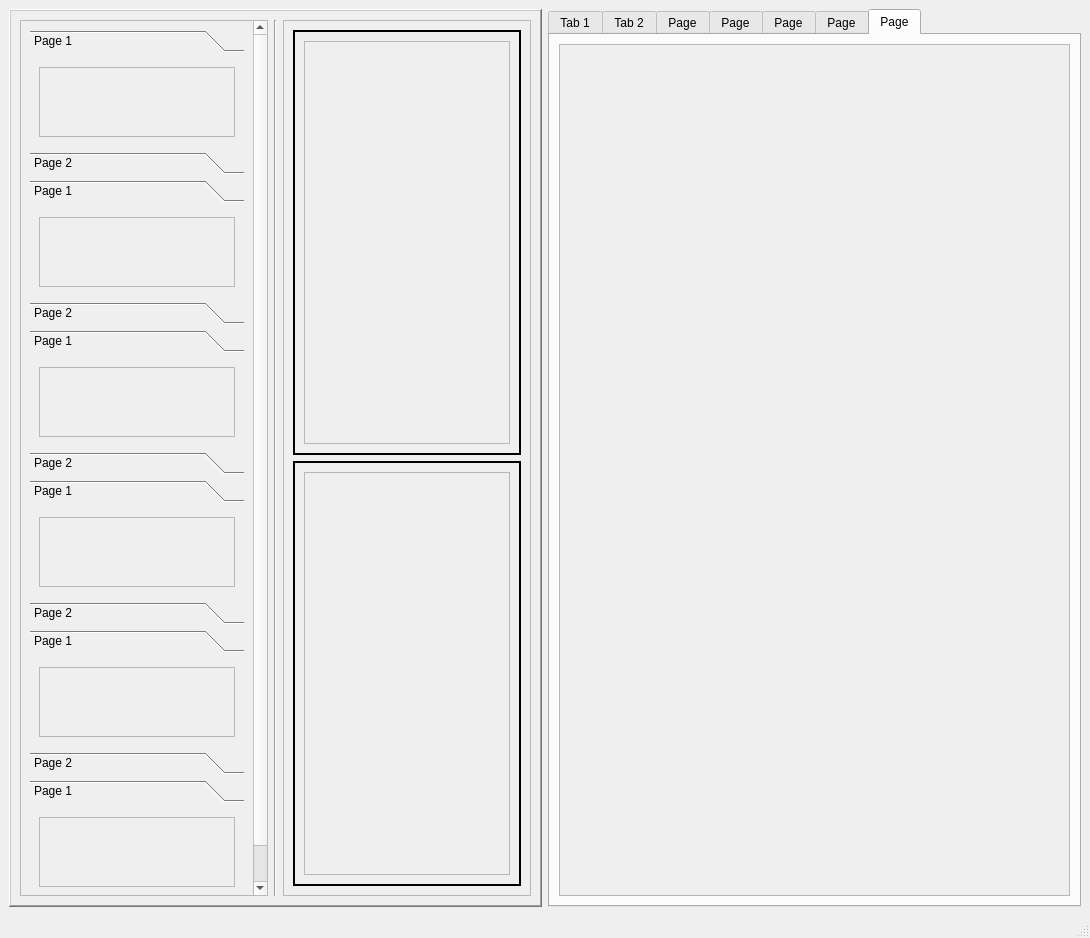
<?xml version="1.0" encoding="UTF-8"?>
<ui version="4.0">
 <class>MainWindow</class>
 <widget class="QMainWindow" name="MainWindow">
  <property name="geometry">
   <rect>
    <x>0</x>
    <y>0</y>
    <width>1090</width>
    <height>938</height>
   </rect>
  </property>
  <property name="windowTitle">
   <string>MainWindow</string>
  </property>
  <property name="styleSheet">
   <string notr="true"/>
  </property>
  <widget class="QWidget" name="centralwidget">
   <layout class="QHBoxLayout" name="horizontalLayout_2">
    <item>
     <widget class="QFrame" name="frame">
      <property name="styleSheet">
       <string notr="true"/>
      </property>
      <property name="frameShape">
       <enum>QFrame::WinPanel</enum>
      </property>
      <property name="frameShadow">
       <enum>QFrame::Raised</enum>
      </property>
      <layout class="QHBoxLayout" name="horizontalLayout">
       <item>
        <widget class="QScrollArea" name="scrollArea_2">
         <property name="widgetResizable">
          <bool>true</bool>
         </property>
         <widget class="QWidget" name="scrollAreaWidgetContents_2">
          <property name="geometry">
           <rect>
            <x>0</x>
            <y>0</y>
            <width>234</width>
            <height>1100</height>
           </rect>
          </property>
          <layout class="QVBoxLayout" name="verticalLayout">
           <item>
            <widget class="QToolBox" name="toolBox">
             <property name="sizePolicy">
              <sizepolicy hsizetype="Preferred" vsizetype="Fixed">
               <horstretch>0</horstretch>
               <verstretch>0</verstretch>
              </sizepolicy>
             </property>
             <property name="currentIndex">
              <number>0</number>
             </property>
             <widget class="QWidget" name="page_3">
              <property name="geometry">
               <rect>
                <x>0</x>
                <y>0</y>
                <width>210</width>
                <height>103</height>
               </rect>
              </property>
              <attribute name="label">
               <string>Page 1</string>
              </attribute>
              <layout class="QHBoxLayout" name="horizontalLayout_4">
               <item>
                <widget class="QScrollArea" name="scrollArea_3">
                 <property name="sizePolicy">
                  <sizepolicy hsizetype="Expanding" vsizetype="Fixed">
                   <horstretch>0</horstretch>
                   <verstretch>0</verstretch>
                  </sizepolicy>
                 </property>
                 <property name="widgetResizable">
                  <bool>true</bool>
                 </property>
                 <widget class="QWidget" name="scrollAreaWidgetContents_5">
                  <property name="geometry">
                   <rect>
                    <x>0</x>
                    <y>0</y>
                    <width>184</width>
                    <height>77</height>
                   </rect>
                  </property>
                 </widget>
                </widget>
               </item>
              </layout>
             </widget>
             <widget class="QWidget" name="page_6">
              <property name="geometry">
               <rect>
                <x>0</x>
                <y>0</y>
                <width>210</width>
                <height>103</height>
               </rect>
              </property>
              <attribute name="label">
               <string>Page 2</string>
              </attribute>
              <layout class="QHBoxLayout" name="horizontalLayout_5">
               <item>
                <widget class="QScrollArea" name="scrollArea_4">
                 <property name="widgetResizable">
                  <bool>true</bool>
                 </property>
                 <widget class="QWidget" name="scrollAreaWidgetContents_6">
                  <property name="geometry">
                   <rect>
                    <x>0</x>
                    <y>0</y>
                    <width>184</width>
                    <height>77</height>
                   </rect>
                  </property>
                 </widget>
                </widget>
               </item>
              </layout>
             </widget>
            </widget>
           </item>
           <item>
            <widget class="QToolBox" name="toolBox_2">
             <property name="sizePolicy">
              <sizepolicy hsizetype="Preferred" vsizetype="Fixed">
               <horstretch>0</horstretch>
               <verstretch>0</verstretch>
              </sizepolicy>
             </property>
             <property name="currentIndex">
              <number>0</number>
             </property>
             <widget class="QWidget" name="page_7">
              <property name="geometry">
               <rect>
                <x>0</x>
                <y>0</y>
                <width>210</width>
                <height>103</height>
               </rect>
              </property>
              <attribute name="label">
               <string>Page 1</string>
              </attribute>
              <layout class="QHBoxLayout" name="horizontalLayout_6">
               <item>
                <widget class="QScrollArea" name="scrollArea_5">
                 <property name="widgetResizable">
                  <bool>true</bool>
                 </property>
                 <widget class="QWidget" name="scrollAreaWidgetContents_7">
                  <property name="geometry">
                   <rect>
                    <x>0</x>
                    <y>0</y>
                    <width>184</width>
                    <height>77</height>
                   </rect>
                  </property>
                 </widget>
                </widget>
               </item>
              </layout>
             </widget>
             <widget class="QWidget" name="page_8">
              <property name="geometry">
               <rect>
                <x>0</x>
                <y>0</y>
                <width>210</width>
                <height>103</height>
               </rect>
              </property>
              <attribute name="label">
               <string>Page 2</string>
              </attribute>
              <layout class="QHBoxLayout" name="horizontalLayout_7">
               <item>
                <widget class="QScrollArea" name="scrollArea_6">
                 <property name="widgetResizable">
                  <bool>true</bool>
                 </property>
                 <widget class="QWidget" name="scrollAreaWidgetContents_14">
                  <property name="geometry">
                   <rect>
                    <x>0</x>
                    <y>0</y>
                    <width>184</width>
                    <height>77</height>
                   </rect>
                  </property>
                 </widget>
                </widget>
               </item>
              </layout>
             </widget>
            </widget>
           </item>
           <item>
            <widget class="QToolBox" name="toolBox_3">
             <property name="sizePolicy">
              <sizepolicy hsizetype="Preferred" vsizetype="Fixed">
               <horstretch>0</horstretch>
               <verstretch>0</verstretch>
              </sizepolicy>
             </property>
             <property name="currentIndex">
              <number>0</number>
             </property>
             <widget class="QWidget" name="page_9">
              <property name="geometry">
               <rect>
                <x>0</x>
                <y>0</y>
                <width>210</width>
                <height>103</height>
               </rect>
              </property>
              <attribute name="label">
               <string>Page 1</string>
              </attribute>
              <layout class="QHBoxLayout" name="horizontalLayout_8">
               <item>
                <widget class="QScrollArea" name="scrollArea_7">
                 <property name="widgetResizable">
                  <bool>true</bool>
                 </property>
                 <widget class="QWidget" name="scrollAreaWidgetContents_15">
                  <property name="geometry">
                   <rect>
                    <x>0</x>
                    <y>0</y>
                    <width>184</width>
                    <height>77</height>
                   </rect>
                  </property>
                 </widget>
                </widget>
               </item>
              </layout>
             </widget>
             <widget class="QWidget" name="page_10">
              <property name="geometry">
               <rect>
                <x>0</x>
                <y>0</y>
                <width>210</width>
                <height>103</height>
               </rect>
              </property>
              <attribute name="label">
               <string>Page 2</string>
              </attribute>
              <layout class="QHBoxLayout" name="horizontalLayout_9">
               <item>
                <widget class="QScrollArea" name="scrollArea_14">
                 <property name="widgetResizable">
                  <bool>true</bool>
                 </property>
                 <widget class="QWidget" name="scrollAreaWidgetContents_16">
                  <property name="geometry">
                   <rect>
                    <x>0</x>
                    <y>0</y>
                    <width>184</width>
                    <height>77</height>
                   </rect>
                  </property>
                 </widget>
                </widget>
               </item>
              </layout>
             </widget>
            </widget>
           </item>
           <item>
            <widget class="QToolBox" name="toolBox_4">
             <property name="sizePolicy">
              <sizepolicy hsizetype="Preferred" vsizetype="Fixed">
               <horstretch>0</horstretch>
               <verstretch>0</verstretch>
              </sizepolicy>
             </property>
             <property name="currentIndex">
              <number>0</number>
             </property>
             <widget class="QWidget" name="page_15">
              <property name="geometry">
               <rect>
                <x>0</x>
                <y>0</y>
                <width>210</width>
                <height>103</height>
               </rect>
              </property>
              <attribute name="label">
               <string>Page 1</string>
              </attribute>
              <layout class="QHBoxLayout" name="horizontalLayout_16">
               <item>
                <widget class="QScrollArea" name="scrollArea_15">
                 <property name="widgetResizable">
                  <bool>true</bool>
                 </property>
                 <widget class="QWidget" name="scrollAreaWidgetContents_17">
                  <property name="geometry">
                   <rect>
                    <x>0</x>
                    <y>0</y>
                    <width>184</width>
                    <height>77</height>
                   </rect>
                  </property>
                 </widget>
                </widget>
               </item>
              </layout>
             </widget>
             <widget class="QWidget" name="page_16">
              <property name="geometry">
               <rect>
                <x>0</x>
                <y>0</y>
                <width>210</width>
                <height>103</height>
               </rect>
              </property>
              <attribute name="label">
               <string>Page 2</string>
              </attribute>
              <layout class="QHBoxLayout" name="horizontalLayout_17">
               <item>
                <widget class="QScrollArea" name="scrollArea_16">
                 <property name="widgetResizable">
                  <bool>true</bool>
                 </property>
                 <widget class="QWidget" name="scrollAreaWidgetContents_18">
                  <property name="geometry">
                   <rect>
                    <x>0</x>
                    <y>0</y>
                    <width>184</width>
                    <height>77</height>
                   </rect>
                  </property>
                 </widget>
                </widget>
               </item>
              </layout>
             </widget>
            </widget>
           </item>
           <item>
            <widget class="QToolBox" name="toolBox_5">
             <property name="sizePolicy">
              <sizepolicy hsizetype="Preferred" vsizetype="Fixed">
               <horstretch>0</horstretch>
               <verstretch>0</verstretch>
              </sizepolicy>
             </property>
             <property name="currentIndex">
              <number>0</number>
             </property>
             <widget class="QWidget" name="page_17">
              <property name="geometry">
               <rect>
                <x>0</x>
                <y>0</y>
                <width>210</width>
                <height>103</height>
               </rect>
              </property>
              <attribute name="label">
               <string>Page 1</string>
              </attribute>
              <layout class="QHBoxLayout" name="horizontalLayout_18">
               <item>
                <widget class="QScrollArea" name="scrollArea_17">
                 <property name="widgetResizable">
                  <bool>true</bool>
                 </property>
                 <widget class="QWidget" name="scrollAreaWidgetContents_19">
                  <property name="geometry">
                   <rect>
                    <x>0</x>
                    <y>0</y>
                    <width>184</width>
                    <height>77</height>
                   </rect>
                  </property>
                 </widget>
                </widget>
               </item>
              </layout>
             </widget>
             <widget class="QWidget" name="page_18">
              <property name="geometry">
               <rect>
                <x>0</x>
                <y>0</y>
                <width>210</width>
                <height>103</height>
               </rect>
              </property>
              <attribute name="label">
               <string>Page 2</string>
              </attribute>
              <layout class="QHBoxLayout" name="horizontalLayout_19">
               <item>
                <widget class="QScrollArea" name="scrollArea_18">
                 <property name="widgetResizable">
                  <bool>true</bool>
                 </property>
                 <widget class="QWidget" name="scrollAreaWidgetContents_20">
                  <property name="geometry">
                   <rect>
                    <x>0</x>
                    <y>0</y>
                    <width>184</width>
                    <height>77</height>
                   </rect>
                  </property>
                 </widget>
                </widget>
               </item>
              </layout>
             </widget>
            </widget>
           </item>
           <item>
            <widget class="QToolBox" name="toolBox_6">
             <property name="sizePolicy">
              <sizepolicy hsizetype="Preferred" vsizetype="Fixed">
               <horstretch>0</horstretch>
               <verstretch>0</verstretch>
              </sizepolicy>
             </property>
             <property name="currentIndex">
              <number>0</number>
             </property>
             <widget class="QWidget" name="page_19">
              <property name="geometry">
               <rect>
                <x>0</x>
                <y>0</y>
                <width>210</width>
                <height>103</height>
               </rect>
              </property>
              <attribute name="label">
               <string>Page 1</string>
              </attribute>
              <layout class="QHBoxLayout" name="horizontalLayout_20">
               <item>
                <widget class="QScrollArea" name="scrollArea_19">
                 <property name="widgetResizable">
                  <bool>true</bool>
                 </property>
                 <widget class="QWidget" name="scrollAreaWidgetContents_21">
                  <property name="geometry">
                   <rect>
                    <x>0</x>
                    <y>0</y>
                    <width>184</width>
                    <height>77</height>
                   </rect>
                  </property>
                 </widget>
                </widget>
               </item>
              </layout>
             </widget>
             <widget class="QWidget" name="page_20">
              <property name="geometry">
               <rect>
                <x>0</x>
                <y>0</y>
                <width>210</width>
                <height>103</height>
               </rect>
              </property>
              <attribute name="label">
               <string>Page 2</string>
              </attribute>
              <layout class="QHBoxLayout" name="horizontalLayout_21">
               <item>
                <widget class="QScrollArea" name="scrollArea_20">
                 <property name="widgetResizable">
                  <bool>true</bool>
                 </property>
                 <widget class="QWidget" name="scrollAreaWidgetContents_22">
                  <property name="geometry">
                   <rect>
                    <x>0</x>
                    <y>0</y>
                    <width>184</width>
                    <height>77</height>
                   </rect>
                  </property>
                 </widget>
                </widget>
               </item>
              </layout>
             </widget>
            </widget>
           </item>
          </layout>
         </widget>
        </widget>
       </item>
       <item>
        <widget class="Line" name="line">
         <property name="orientation">
          <enum>Qt::Vertical</enum>
         </property>
        </widget>
       </item>
       <item>
        <widget class="QScrollArea" name="scrollArea_21">
         <property name="widgetResizable">
          <bool>true</bool>
         </property>
         <widget class="QWidget" name="scrollAreaWidgetContents_23">
          <property name="geometry">
           <rect>
            <x>0</x>
            <y>0</y>
            <width>234</width>
            <height>863</height>
           </rect>
          </property>
          <layout class="QVBoxLayout" name="verticalLayout_2">
           <item>
            <widget class="QStackedWidget" name="stackedWidget">
             <property name="frameShape">
              <enum>QFrame::WinPanel</enum>
             </property>
             <widget class="QWidget" name="page_13">
              <layout class="QHBoxLayout" name="horizontalLayout_22">
               <item>
                <widget class="QScrollArea" name="scrollArea_22">
                 <property name="widgetResizable">
                  <bool>true</bool>
                 </property>
                 <widget class="QWidget" name="scrollAreaWidgetContents_24">
                  <property name="geometry">
                   <rect>
                    <x>0</x>
                    <y>0</y>
                    <width>180</width>
                    <height>382</height>
                   </rect>
                  </property>
                 </widget>
                </widget>
               </item>
              </layout>
             </widget>
             <widget class="QWidget" name="page_14"/>
            </widget>
           </item>
           <item>
            <widget class="QStackedWidget" name="stackedWidget_2">
             <property name="frameShape">
              <enum>QFrame::WinPanel</enum>
             </property>
             <widget class="QWidget" name="page_23">
              <layout class="QHBoxLayout" name="horizontalLayout_23">
               <item>
                <widget class="QScrollArea" name="scrollArea_23">
                 <property name="widgetResizable">
                  <bool>true</bool>
                 </property>
                 <widget class="QWidget" name="scrollAreaWidgetContents_25">
                  <property name="geometry">
                   <rect>
                    <x>0</x>
                    <y>0</y>
                    <width>180</width>
                    <height>381</height>
                   </rect>
                  </property>
                 </widget>
                </widget>
               </item>
              </layout>
             </widget>
             <widget class="QWidget" name="page_24"/>
            </widget>
           </item>
          </layout>
         </widget>
        </widget>
       </item>
      </layout>
     </widget>
    </item>
    <item>
     <widget class="QTabWidget" name="tabWidget">
      <property name="currentIndex">
       <number>6</number>
      </property>
      <widget class="QWidget" name="tab_3">
       <attribute name="title">
        <string>Tab 1</string>
       </attribute>
       <layout class="QHBoxLayout" name="horizontalLayout_3">
        <item>
         <widget class="QScrollArea" name="scrollArea">
          <property name="widgetResizable">
           <bool>true</bool>
          </property>
          <widget class="QWidget" name="scrollAreaWidgetContents">
           <property name="geometry">
            <rect>
             <x>0</x>
             <y>0</y>
             <width>477</width>
             <height>836</height>
            </rect>
           </property>
          </widget>
         </widget>
        </item>
       </layout>
      </widget>
      <widget class="QWidget" name="tab_4">
       <attribute name="title">
        <string>Tab 2</string>
       </attribute>
       <layout class="QHBoxLayout" name="horizontalLayout_10">
        <item>
         <widget class="QScrollArea" name="scrollArea_8">
          <property name="widgetResizable">
           <bool>true</bool>
          </property>
          <widget class="QWidget" name="scrollAreaWidgetContents_8">
           <property name="geometry">
            <rect>
             <x>0</x>
             <y>0</y>
             <width>477</width>
             <height>836</height>
            </rect>
           </property>
          </widget>
         </widget>
        </item>
       </layout>
      </widget>
      <widget class="QWidget" name="tab_5">
       <attribute name="title">
        <string>Page</string>
       </attribute>
       <layout class="QHBoxLayout" name="horizontalLayout_11">
        <item>
         <widget class="QScrollArea" name="scrollArea_9">
          <property name="widgetResizable">
           <bool>true</bool>
          </property>
          <widget class="QWidget" name="scrollAreaWidgetContents_9">
           <property name="geometry">
            <rect>
             <x>0</x>
             <y>0</y>
             <width>477</width>
             <height>836</height>
            </rect>
           </property>
          </widget>
         </widget>
        </item>
       </layout>
      </widget>
      <widget class="QWidget" name="tab_6">
       <attribute name="title">
        <string>Page</string>
       </attribute>
       <layout class="QHBoxLayout" name="horizontalLayout_12">
        <item>
         <widget class="QScrollArea" name="scrollArea_10">
          <property name="widgetResizable">
           <bool>true</bool>
          </property>
          <widget class="QWidget" name="scrollAreaWidgetContents_10">
           <property name="geometry">
            <rect>
             <x>0</x>
             <y>0</y>
             <width>477</width>
             <height>836</height>
            </rect>
           </property>
          </widget>
         </widget>
        </item>
       </layout>
      </widget>
      <widget class="QWidget" name="tab_7">
       <attribute name="title">
        <string>Page</string>
       </attribute>
       <layout class="QHBoxLayout" name="horizontalLayout_13">
        <item>
         <widget class="QScrollArea" name="scrollArea_11">
          <property name="widgetResizable">
           <bool>true</bool>
          </property>
          <widget class="QWidget" name="scrollAreaWidgetContents_11">
           <property name="geometry">
            <rect>
             <x>0</x>
             <y>0</y>
             <width>477</width>
             <height>836</height>
            </rect>
           </property>
          </widget>
         </widget>
        </item>
       </layout>
      </widget>
      <widget class="QWidget" name="tab_8">
       <attribute name="title">
        <string>Page</string>
       </attribute>
       <layout class="QHBoxLayout" name="horizontalLayout_14">
        <item>
         <widget class="QScrollArea" name="scrollArea_12">
          <property name="widgetResizable">
           <bool>true</bool>
          </property>
          <widget class="QWidget" name="scrollAreaWidgetContents_12">
           <property name="geometry">
            <rect>
             <x>0</x>
             <y>0</y>
             <width>477</width>
             <height>836</height>
            </rect>
           </property>
          </widget>
         </widget>
        </item>
       </layout>
      </widget>
      <widget class="QWidget" name="tab_9">
       <attribute name="title">
        <string>Page</string>
       </attribute>
       <layout class="QHBoxLayout" name="horizontalLayout_15">
        <item>
         <widget class="QScrollArea" name="scrollArea_13">
          <property name="widgetResizable">
           <bool>true</bool>
          </property>
          <widget class="QWidget" name="scrollAreaWidgetContents_13">
           <property name="geometry">
            <rect>
             <x>0</x>
             <y>0</y>
             <width>477</width>
             <height>836</height>
            </rect>
           </property>
          </widget>
         </widget>
        </item>
       </layout>
      </widget>
     </widget>
    </item>
   </layout>
  </widget>
  <widget class="QStatusBar" name="statusbar"/>
 </widget>
 <resources/>
 <connections/>
</ui>
